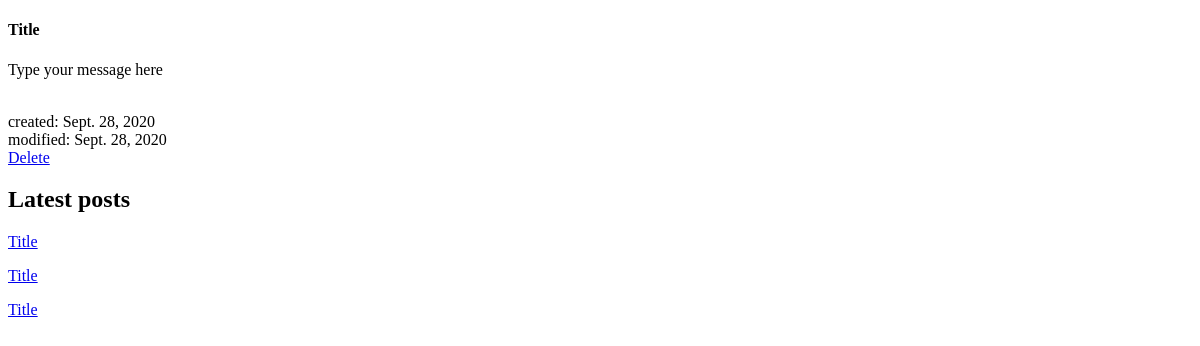
Before: /post/2/ with the older database file.
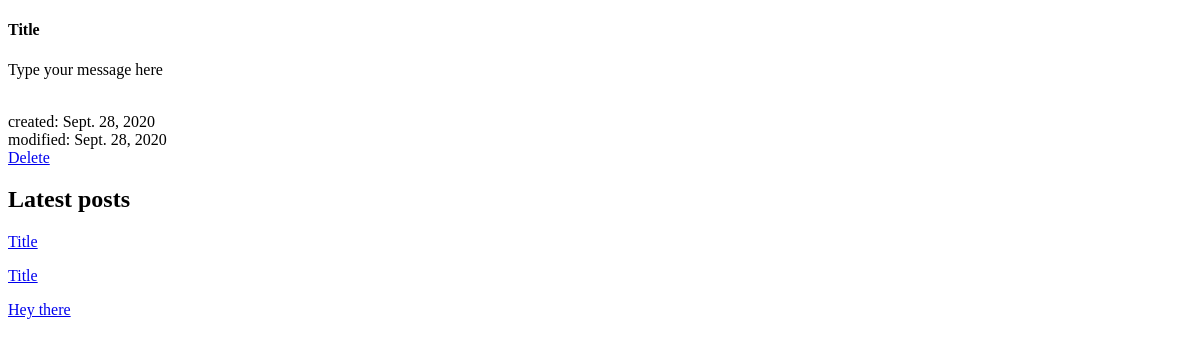
After: the same page with the newer database file.
### cbv/models.py (models this page shows)
class Post(models.Model):
    title = models.CharField(max_length=124)
    content =  models.CharField(max_length=512)
    created = models.DateField(auto_now=True)
    modified = models.DateField(auto_now_add=True)

### cbv/views.py (the view)
# urls.py: path('post/<int:pk>/', views.PostDetailView.as_view(), name='detail'),
class PostDetailView(DetailView):
    model = Post
    context_object_name = 'post'
    extra_context = {
        'latest': Post.objects.all().order_by('-pk')[:3]
    }
    template_name = 'detail.html'

### cbv/templates/detail.html (shortened to what this page needs)
{% extends "base.html" %}
{% block content %}
  <h4>{{post.title}}</h4>
  <p>{{post.content}}</p>
  <br>
    created: {{post.created}}
    <br>
    modified: {{post.modified}}
    <br>
    <a href="{% url 'delete' post.pk %}">Delete</a>
    <br>
    <h2>Latest posts</h2>
    {% for posts in latest %}
    <p>
        {% if posts.pk != post.pk %}
        <a href="{% url 'detail' posts.pk %}">{{posts.title}}</a>
        {% endif %}
    </p>
    {% endfor %}
{% endblock content %}

### templates/base.html (shortened to what this page needs)
<!DOCTYPE html>
<html lang="en">
<head>
</head>
<body>
    {% block content %}
    {% endblock content %}
</body>
</html>

Changed rows visible on the page:
removed Post: title "Title"
now on this page (row unchanged): Post: title "Hey there"
